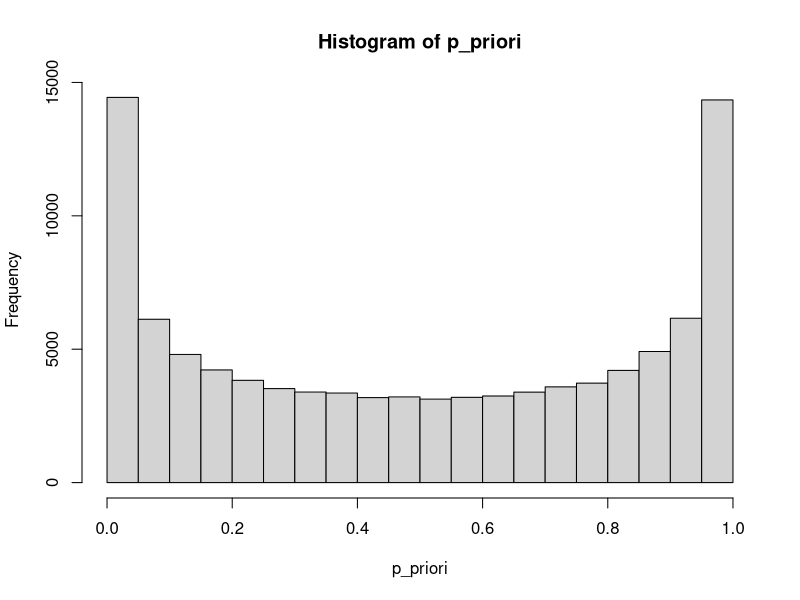
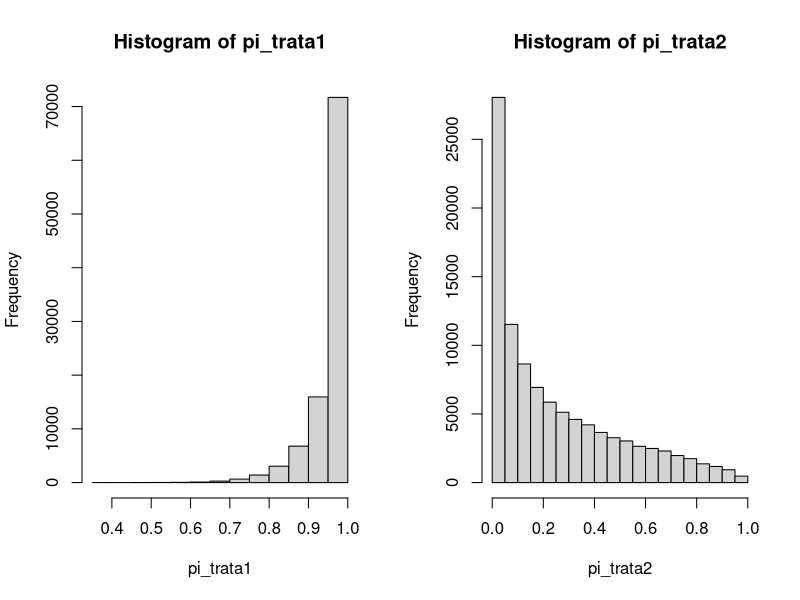

These figures' R source, in order:
## ---- chunk 1
knitr::opts_chunk$set(echo = TRUE)
if(!require(tidyverse)){install.packages("tidyverse")}
if(!require(broom)){install.packages("broom")}
## ---- chunk 2
tabela<-data.frame(tomou_leite=c(3,1), tomou_cha=c(1,3))
row.names(tabela)<-c("era_leite", "era_cha")
tabela
## ---- chunk 3
n11 <- tabela[1,1]
n12 <- tabela[1,2]
n21 <- tabela[2,1]
n22 <- tabela[2,2]
n1total <- n11 + n12
n2total <- n21 + n22
ntotal1 <- n11 + n21
ntotal <- sum(tabela)
## ---- chunk 4
p_acertar <- factorial(n1total)/
  (factorial(n1total - n11)*factorial(n11))

p_errar <- factorial(n2total)/
  (factorial(n2total - (ntotal1 - n11))*factorial(ntotal1 - n11))

p_possiveis <- factorial(ntotal)/
  (factorial(n1total)*factorial(ntotal-n1total))
  
p_n11 <- (p_acertar*p_errar)/p_possiveis
p_n11
## ---- chunk 5
# construindo funcao

p_nij <- function(i, j, tabela){
  outrac <- ifelse(j==1, 2, 1)
  outral <- ifelse(i==1, 2, 1)
  nij <- tabela[i, j]
  nio <- tabela[i, outrac]
  noj <- tabela[outral, j]
  noo <- tabela[outral, outrac]
  nitotal <- nij + nio
  nototal <- noj + noo
  ntotalj <- nij + noj
  ntotal <- sum(tabela)
  p_acertar <- factorial(nitotal)/
    (factorial(nitotal - nij)*factorial(nij))
  p_errar <- factorial(nototal)/
    (factorial(nototal - (ntotalj - nij))*factorial(ntotalj - nij))
  p_possiveis <- factorial(ntotal)/
    (factorial(nitotal) * factorial(ntotal - nitotal))
  p_nij <- (p_acertar * p_errar) / p_possiveis
  return(p_nij)
}
p_nij(i = 1, j = 1, tabela = tabela)
## ---- chunk 6
tabela <- data.frame(leite = c(0,4), cha = c(4,0))
row.names(tabela)<-c("leite", "cha"); tabela
P_0 <- p_nij(i = 1, j = 1, tabela = tabela)

tabela <- data.frame(leite = c(1,3), cha = c(3,1))
row.names(tabela)<-c("leite", "cha"); tabela
P_1 <- p_nij(i = 1, j = 1, tabela = tabela)

tabela <- data.frame(leite = c(2,2), cha = c(2,2))
row.names(tabela) <- c("leite", "cha"); tabela
P_2 <- p_nij(i = 1, j = 1, tabela = tabela)

tabela<-data.frame(leite=c(3,1), cha=c(1,3))
row.names(tabela)<-c("leite", "cha"); tabela
P_3 <- p_nij(i = 1, j = 1, tabela = tabela)

tabela<-data.frame(leite=c(4,0), cha=c(0,4))
row.names(tabela)<-c("leite", "cha"); tabela
P_4 <- p_nij(i = 1, j = 1, tabela = tabela)
## ---- chunk 7
data.frame(n11 =c(0:4),
           P = c(P_0,P_1,P_2,P_3,P_4))
## ---- chunk 8
P_3 + P_4
## ---- chunk 9
tabela<-data.frame(leite=c(3,1), cha=c(1,3))
row.names(tabela)<-c("leite", "cha"); tabela
## ---- chunk 10
fisher.test(tabela) # bicaudal
## ---- chunk 11
P_0 + P_1 +  P_3 + P_4
## ---- chunk 12
fisher.test(tabela, alternative = "greater") # tirar 3 ou 4
## ---- chunk 13
P_3 + P_4
## ---- chunk 14
fisher.test(tabela, alternative = "less") # tirar 0, 1, 2 ou 3
## ---- chunk 15
P_0 + P_1 + P_2 + P_3
## ---- chunk 16
((3/4)/(1/4))/((1/4)/(3/4))
## ---- chunk 17
tabela<-data.frame(Y1=c("p_11","p_10"),
           Y0=c("p_01","p_00"))
rownames(tabela)<-c("X=1","X=0")
colnames(tabela)<-c("Y=1","Y=0")
tabela
## ---- chunk 18
cancer <- data.frame(controlado = c(21, 15),
                     n_controlado = c(2, 3))
row.names(cancer)<-c("Cirurgia", "Radioterapia")
cancer
## ---- chunk 19
fisher.test(cancer, alternative = "greater") 
## ---- chunk 20
fisher.test(cancer, alternative ="less") 
## ---- chunk 21
fisher.test(cancer, alternative = "two.sided")
## ---- chunk 22
cancer <- data.frame(sucesso = c(11, 0),
                     n_sucesso = c(0, 1))
row.names(cancer)<-c("Trata_1", "Trata_convencional")
cancer
## ---- chunk 23
p_priori <- rbeta(100000, shape1 = 0.5, shape2 = 0.5)
hist(p_priori)
## ---- chunk 24
pi_trata1 <- rbeta(100000, 
                   shape1 = cancer[1,1] + 0.5, 
                   shape2 = sum(cancer[1,]) - cancer[1,1] + 0.5) 
pi_trata2 <- rbeta(100000,
                   shape1 = cancer[2,1] + 0.5,
                   shape2 = sum(cancer[2,]) - cancer[2,1] + 0.5)
par(mfrow=c(1,2))
hist(pi_trata1) #
hist(pi_trata2) # 15/18
## ---- chunk 25
razao_chance <- pi_trata1*(1-pi_trata2)/((1-pi_trata1)*pi_trata2)
round(quantile(razao_chance, 
               c(0.025, 0.975)),3) # bicaudal 5% a posterior
## ---- chunk 26
mean(pi_trata1 < pi_trata2)
## ---- chunk 27
suicidas <- data.frame(Psicotico = c(2, 18), 
                       Neurotico = c(6, 14))
rownames(suicidas) <-c("Presente", "Ausente")
suicidas
## ---- chunk 28
dados <- data.frame(acredito = c(859, 1230),
                    nao_acredito = c(413, 357))
rownames(dados) <- c("masculino", "feminino")
dados
